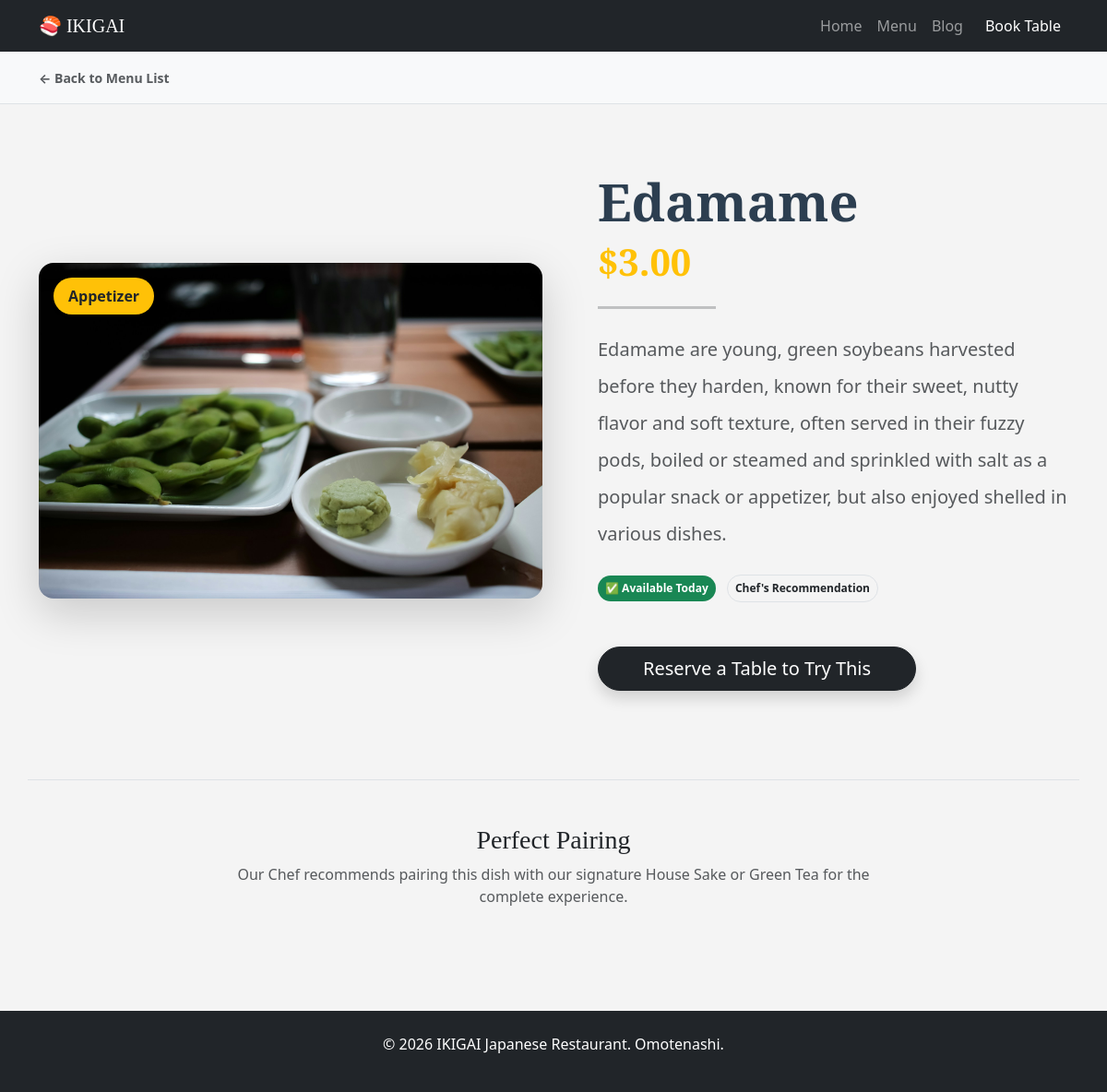
Screenshot of /menu/14/ with the database file from the repository.
### restaurant/models.py (models this page shows, shortened)
class Menu(models.Model):
   name = models.CharField(max_length=200)
   description = models.TextField(blank=True)
   price = models.DecimalField(max_digits=10, decimal_places=2) # Pakai Decimal utk uang
   image = models.ImageField(upload_to='menu_images/', blank=True, null=True)
   category = models.ForeignKey(Category, on_delete=models.PROTECT, related_name="menu_items", null=True)
   is_spicy = models.BooleanField(default=False)
   is_available = models.BooleanField(default=True) # Untuk hide menu kalau sold out

class Category(models.Model):
   name = models.CharField(max_length=100)
   class Meta:
      verbose_name_plural = "Categories" # Agar di Admin panel tulisannya benar

### restaurant/views.py (the view)
# urls.py: path('menu/<int:pk>/', views.menu_detail, name="menu_detail"),
def menu_detail(request, pk=None):
    if pk is None:
        return render(request, 'restaurant/menu_detail.html', {'menu': 'Sorry no menu item found!'})
    menu_item = get_object_or_404(Menu, pk=pk)
    return render(request, 'restaurant/menu_detail.html', {'menu': menu_item})

### restaurant/templates/restaurant/menu_detail.html (shortened to what this page needs)
{% extends 'restaurant/base.html' %}
{% load static %}
{% block content %}
<div class="bg-light py-3 border-bottom">
    <div class="container">
        <a href="{% url 'menu' %}" class="text-decoration-none text-muted fw-bold small">
            &larr; Back to Menu List
        </a>
    </div>
</div>
<div class="container py-5 my-4">
    <div class="row align-items-center">
        <div class="col-md-6 mb-4 mb-md-0" data-aos="fade-right">
            <div class="position-relative">
                {% if menu.image %}
                    <img src="{{ menu.image.url }}" class="img-fluid rounded-4 shadow-lg w-100"
                         style="object-fit: cover; max-height: 500px;"
                         alt="{{ menu.name }}">
                {% else %}
                    <div class="bg-secondary rounded-4 shadow-lg d-flex align-items-center justify-content-center text-white"
                         style="height: 400px;">
                        No Image Available
                    </div>
                {% endif %}
                <span class="position-absolute top-0 start-0 bg-warning text-dark fw-bold px-3 py-2 m-3 rounded-pill shadow-sm">
                    {{ menu.category.name }}
                </span>
            </div>
        </div>
        <div class="col-md-6 ps-md-5" data-aos="fade-left">
            <h1 class="display-4 fw-bold mb-2" style="font-family: 'Cinzel', serif; color: #2c3e50;">
                {{ menu.name }}
            </h1>
            <h2 class="h1 text-warning fw-bold mb-4" style="font-family: 'Cinzel', serif;">
                ${{ menu.price }}
            </h2>
            <hr class="w-25 border-top border-3 border-dark mb-4">
            <p class="lead text-muted lh-lg mb-4">
                {{ menu.description }}
            </p>
            <div class="mb-5">
                {% if not menu.is_available %}
                    <span class="badge bg-secondary p-2 me-2 rounded-pill">
                        🚫 Sold Out
                    </span>
                {% else %}
                    <span class="badge bg-success p-2 me-2 rounded-pill">
                        ✅ Available Today
                    </span>
                {% endif %}
                <span class="badge border text-dark p-2 rounded-pill">Chef's Recommendation</span>
            </div>
            <div class="d-grid gap-2 d-md-block">
                {% if menu.is_available %}
                    <a href="{% url 'book' %}" class="btn btn-dark btn-lg px-5 rounded-pill shadow hover-effect">
                        Reserve a Table to Try This
                    </a>
                {% else %}
                    <button class="btn btn-secondary btn-lg px-5 rounded-pill disabled">
                        Currently Unavailable
                    </button>
                {% endif %}
            </div>
        </div>
    </div>
</div>
<div class="container py-5 border-top mt-5">
    <div class="row text-center" data-aos="fade-up">
        <div class="col-lg-8 mx-auto">
            <h3 style="font-family: 'Cinzel', serif;">Perfect Pairing</h3>
            <p class="text-muted">Our Chef recommends pairing this dish with our signature House Sake or Green Tea for the complete experience.</p>
        </div>
    </div>
</div>
{% endblock %}

### restaurant/templates/restaurant/base.html (shortened to what this page needs)
{% load static %} <!DOCTYPE html>
<html lang="en">
<head>
    <link href="https://cdn.jsdelivr.net/npm/bootstrap@5.3.0/dist/css/bootstrap.min.css" rel="stylesheet">
    <link href="https://unpkg.com/aos@2.3.1/dist/aos.css" rel="stylesheet">
    <link rel="stylesheet" href="{% static 'restaurant/css/style.css' %}">
</head>
<body>
    <nav class="navbar navbar-expand-lg navbar-dark bg-dark sticky-top">
        <div class="container">
            <a class="navbar-brand" href="{% url 'home' %}" style="font-family: 'Cinzel', serif;">
                🍣 IKIGAI
            </a>
            <div class="collapse navbar-collapse" id="navbarNav">
                <ul class="navbar-nav ms-auto">
                    <li class="nav-item"><a class="nav-link" href="{% url 'home' %}">Home</a></li>
                    <li class="nav-item"><a class="nav-link" href="{% url 'menu' %}">Menu</a></li>
                    <li class="nav-item"><a class="nav-link" href="{% url 'blog_home' %}">Blog</a></li>
                    <li class="nav-item"><a class="nav-link btn btn-warning text-white font- ms-2" href="{% url 'book' %}">Book Table</a></li>
                </ul>
            </div>
        </div>
    </nav>
    <main>
        {% block content %}
        {% endblock %}
    </main>
    <footer class="bg-dark text-white text-center py-4 mt-5 ">
        <p>&copy; 2026 IKIGAI  Japanese Restaurant. Omotenashi.</p>
    </footer>
</body>
</html>

### restaurant/static/restaurant/css/style.css (style rules this page uses)
body { background-color: #f4f4f4; }

### rows the page displays
Menu: image (picture), category.name "Appetizer", name "Edamame", price "3.00", description "Edamame are young, green soybeans harvested before they harden, known for their sweet, nutty flavor and soft texture, often served in their fuzzy pods, boiled or steamed and sprinkled with salt as a popular snack or appetizer, but also enjoyed shelled in various dishes."
